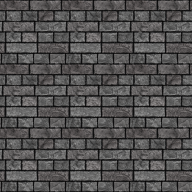

Below is a game level as drawn by its tile map, then a one-line description and the .tmx that defines it (tile-layer data replaced by summaries):
An orthogonal 3x3 tile map with 64x64 px tiles, 3 tile layers (Background, Dynamic_Obstacles, Walls).

<map version="1.0" orientation="orthogonal" renderorder="right-down" width="3" height="3" tilewidth="64" tileheight="64" nextobjectid="1">
 <tileset firstgid="1" name="64pxTileSet" tilewidth="64" tileheight="64">
  <image source="../64pxTileSet.png" width="1472" height="128" />
 </tileset>
 <layer name="Background" width="3" height="3">
  <data>[9 cells, 9 non-empty, 1 distinct tile ids]</data>
 </layer>
 <layer name="Dynamic_Obstacles" width="3" height="3">
  <data>[9 cells, 0 non-empty, 0 distinct tile ids]</data>
 </layer>
 <layer name="Walls" width="3" height="3">
  <data>[9 cells, 9 non-empty, 1 distinct tile ids]</data>
 </layer>
</map>